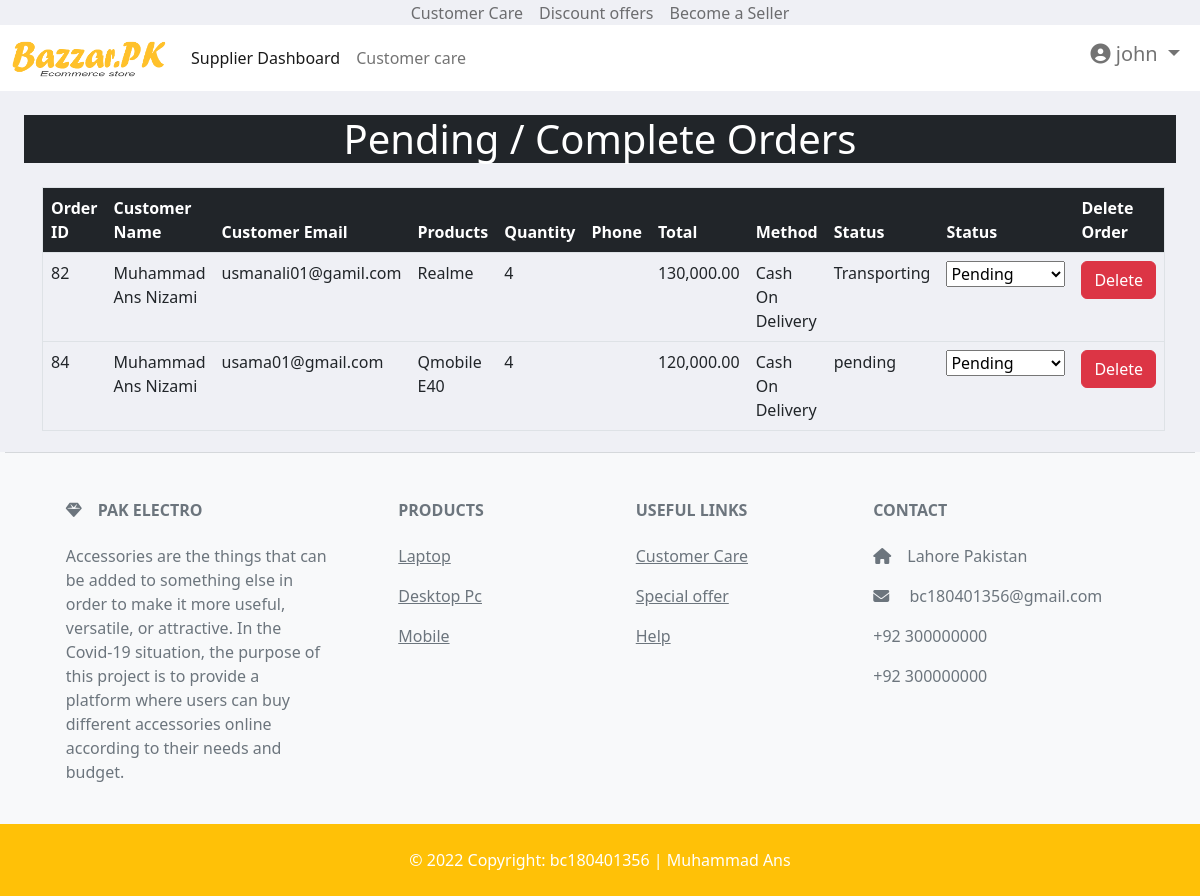
The page /supplier/pending-order.php (signed in) on the database its author committed.
### tables this page shows
CREATE TABLE `suplier_register` (
  `Id` int(11) NOT NULL,
  `F_name` varchar(100) NOT NULL,
  `L_name` varchar(100) NOT NULL,
  `U_name` varchar(100) NOT NULL,
  `Email` varchar(100) NOT NULL,
  `Password` varchar(100) NOT NULL,
  `Address` varchar(300) NOT NULL,
  `City` varchar(100) NOT NULL,
  `Mobile` varchar(100) NOT NULL,
  `Birthday` date NOT NULL,
  `Image` varchar(255) NOT NULL,
  `status` varchar(255) NOT NULL DEFAULT 'Pending'
);

CREATE TABLE `orders` (
  `O_id` int(11) NOT NULL,
  `Name` varchar(255) NOT NULL,
  `Email` varchar(100) DEFAULT NULL,
  `Address` varchar(255) NOT NULL,
  `Customer` varchar(100) NOT NULL,
  `Total` varchar(255) NOT NULL,
  `Method` varchar(255) NOT NULL,
  `Phone` varchar(100) NOT NULL,
  `Quantity` varchar(255) NOT NULL,
  `Date` varchar(100) NOT NULL,
  `Products` varchar(255) NOT NULL,
  `Supplier` varchar(255) NOT NULL,
  `Status` varchar(255) NOT NULL DEFAULT 'pending'
);

### supplier/pending-order.php (the view, shortened to what this page needs)
<!DOCTYPE html>
<html>
<head>
    <link href="https://cdn.jsdelivr.net/npm/bootstrap@5.2.0-beta1/dist/css/bootstrap.min.css" rel="stylesheet">
    <link rel="stylesheet" href="https://cdnjs.cloudflare.com/ajax/libs/font-awesome/6.1.1/css/all.min.css" />
    <link rel="stylesheet" type="text/css" href="include/css/style.css">
</head>
<body >
<?php
  include 'header.php';
?>
     <div class="col-md-12 ">
        <h1 class="bg-dark text-white text-center m-4">Pending / Complete Orders</h1>
     </div>
<div class="container">
<div class="row">
<div class="col-12 m-auto table-responsive">
  <table class="table table-hover border">
   <thead class="bg-dark text-white">
    <tr>
      <th scope="col">Order ID</th>
      <th scope="col">Customer Name</th>
      <th scope="col">Customer Email</th>
      <th scope="col">Products</th>
      <th scope="col">Quantity</th>
      <th scope="col">Phone</th>
      <th scope="col">Total</th>
      <th scope="col">Method</th>
      <th scope="col">Status</th>
      <th scope="col">Status</th>
      <th scope="col">Delete Order</th>
    </tr>
   </thead>
   <tbody>
<?php
  $conn = mysqli_connect('localhost','root','','portal');
   $email=$_SESSION['email'];
     $result=mysqli_query($conn,"SELECT * FROM `orders` WHERE Supplier='$email' ");
    while ($row=mysqli_fetch_array($result))
  echo"
<tr>
     <td>$row[O_id]</td>
     <td>$row[Name]</td>
     <td>$row[Customer]</td>
     <td>$row[Products]</td>
     <td>$row[Quantity]</td>
     <td>$row[Phone]</td>
     <td>$row[Total]</td>
     <td>$row[Method]</td>
     <td>$row[Status]</td>
     <td>
       <form action='updating-order.php' method='POST'>
        <select name='status' onchange='form.submit()'>
          <option value='Pending'>Pending</option>
          <option value='Transporting'>Transporting</option>
          <option value='Complete'>Complete</option>
        </select>
         <input type='hidden' name='id' value='$row[O_id]'>
       </form>
     </td>
     <td><a href='updating-order.php? ID=$row[O_id]' name='update' class='btn btn-danger'>Delete</a></td>
</tr>
  ";
?>
   </tbody>
   </table>
</div>
</div>
</div>
<?php
  include '../footer.php';
?>
</body>
</html>

### supplier/header.php (shortened to what this page needs)
<!DOCTYPE html>
<html>
<head>
    <link href="https://cdn.jsdelivr.net/npm/bootstrap@5.2.0-beta1/dist/css/bootstrap.min.css" rel="stylesheet">
    <link rel="stylesheet" href="https://cdnjs.cloudflare.com/ajax/libs/font-awesome/6.1.1/css/all.min.css" />
    <link rel="stylesheet" type="text/css" href="include/css/style.css">
</head>
<body>
  <nav class="navbar navbar-expand p-0 topbar position-sticky">
   <div class="container-fluid justify-content-center">
    <ul class="navbar-nav d-none d-sm-flex ">
    <li class="nav-item"><a class="nav-link" href="#" data-abc="true">Customer Care</a></li>
    <li class="nav-item"><a class="nav-link" href="#" data-abc="true">Discount offers</a></li>
    <li class="nav-item"><a class="nav-link" href="supplier/supplier_signup.php" data-abc="true">Become a Seller</a></li>
    </ul>
   </div>
  </nav>
	<header>
		<nav class="navbar navbar-expand-lg navbar_col ">
  <div class="container-fluid">
    <a class="navbar-brand" href="supplier.php"><img src="images/logo.png" height="40" alt="CoolBrand"></a>
    <div class="collapse navbar-collapse" id="navbarSupportedContent">
      <ul class="navbar-nav me-auto mb-2 mb-lg-0">
        <li class="nav-item">
          <a class="nav-link active" aria-current="page" href="supplier.php">Supplier Dashboard</a>
        </li>
        <li class="nav-item">
          <a class="nav-link" href="#">Customer care</a>
        </li>
      </ul>
      <?php
      if (isset($_SESSION['email'])) {
    $conn = mysqli_connect('localhost','root','','portal');
    $result=mysqli_query($conn,"SELECT * FROM `suplier_register` WHERE Email='{$_SESSION["email"]}'");
     if (mysqli_num_rows($result)> 0) {
      while ($row=mysqli_fetch_assoc($result)) {
    echo "
    <h5>
    <ul class='navbar-nav'>
      <li class='nav-item dropdown text-decoration-none'>
          <a class='nav-link dropdown-toggle' href='' id='navbarDropdown' role='button' data-bs-toggle='dropdown' aria-expanded='false'>
           <span><i class='fa-solid fa-circle-user'></i> $row[F_name] </span>
          </a>
          <ul class='dropdown-menu' aria-labelledby='navbarDropdown'>
            <li><a class='dropdown-item' href='personal-info.php'>Profile</a></li>
            <hr>
            <li><a class='dropdown-item' href='logout.php'>Logout</a></li>
          </ul>
      </li>
    </ul>
    </h5>
 ";
  }}
    }
  ?>
    </div>
  </div>
</nav>
	</header>
</body>
</html>

### supplier/include/css/style.css (style rules this page uses)
body { margin: 0px; padding: 0px; background-color: #eff0f5; }
.topbar { background-color: #eff0f5; height: 25px; }
.navbar_col { background-color: white; }

### rows shown on the page
suplier_register: F_name "john"
orders: O_id "82", Name "Muhammad Ans Nizami", Customer "usmanali01@gamil.com", Products "Realme", Quantity "4", Total "130,000.00", Method "Cash On Delivery", Status "Transporting"
orders: O_id "84", Name "Muhammad Ans Nizami", Customer "usama01@gmail.com", Products "Qmobile E40", Quantity "4", Total "120,000.00", Method "Cash On Delivery", Status "pending"
